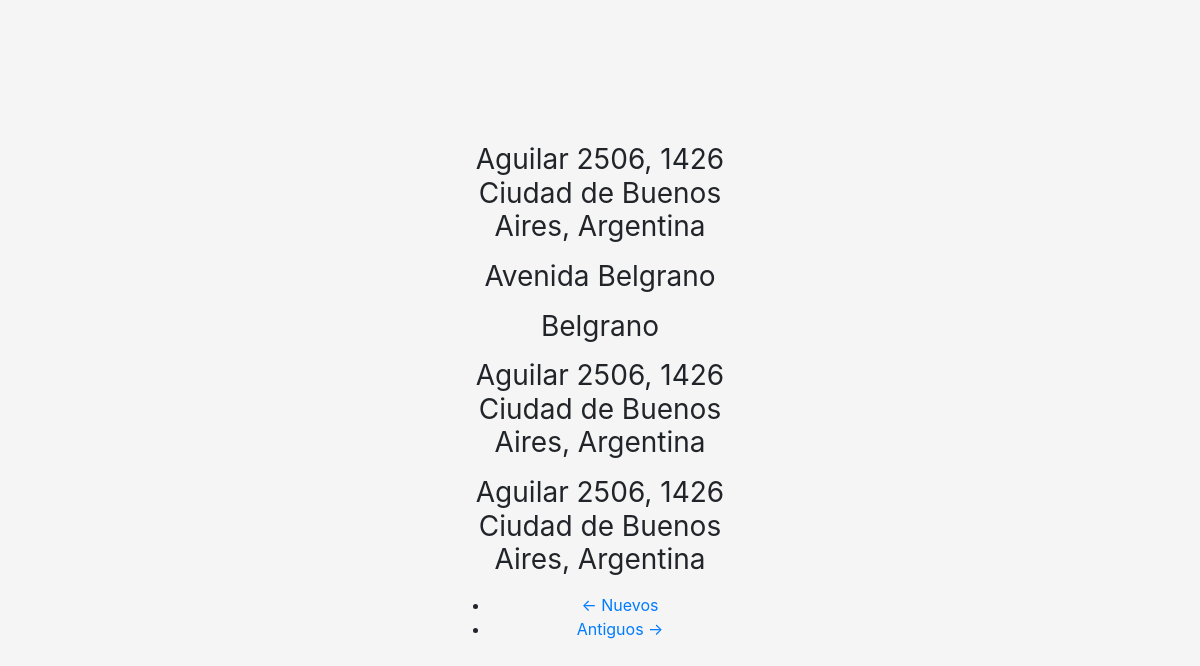
Screenshot of /list?page=6 with the database file from the repository.
### app/models.py (models this page shows, shortened)
class AppData(db.Model):
    id = db.Column(db.Integer, primary_key=True)
    street_geo = db.Column(db.String(345), index=True, unique=False)
    street_search = db.Column(db.String(345), index=True, unique=False)
    timestamp = db.Column(db.DateTime, index=True, default=datetime.utcnow)

### app/routes.py (the view)
@app.route('/list')
def list():
    page = request.args.get('page', 1, type=int)
    cities_list = AppData.query.order_by(AppData.timestamp.desc()).paginate(
        page, app.config['ITEMS_PER_PAGE'], False)
    next_url = url_for('list', page=cities_list.next_num) \
        if cities_list.has_next else None
    prev_url = url_for('list', page=cities_list.prev_num) \
        if cities_list.has_prev else None
    return render_template('list.html', title='Lista', cities_list=cities_list.items, next_url=next_url, prev_url=prev_url)

### app/templates/list.html (shortened to what this page needs)
{% extends "base.html" %}
{% block app_content %}
<div class="container-index">
  {% for street in cities_list %}
    {% if  street.street_geo %}
      <h1 class="h3 mb-3 font-weight-normal">{{ street.street_geo }}</h1>
    {% else %}
      <h1 class="h3 mb-3 font-weight-normal">{{ street.street_search }}</h1>
    {% endif %}
{% endfor %}
<nav aria-label="...">
    <ul class="pager">
        <li class="previous{% if not prev_url %} disabled{% endif %}">
            <a href="{{ prev_url or '#' }}">
                <span aria-hidden="true">&larr;</span> Nuevos
            </a>
        </li>
        <li class="next{% if not next_url %} disabled{% endif %}">
            <a href="{{ next_url or '#' }}">
                Antiguos <span aria-hidden="true">&rarr;</span>
            </a>
        </li>
    </ul>
</nav>
</div>
{% endblock app_content %}

### app/static/css/style.css (style rules this page uses)
html, body { height: 100%; }
body { display: -ms-flexbox; display: flex; -ms-flex-align: center; align-items: center; padding-top: 40px; padding-bottom: 40px; background-color: #f5f5f5; }
.container-index { text-align: center; width: 100%; max-width: 330px; padding: 15px; margin: auto; }

### rows the page displays
AppData: street_geo "Aguilar 2506, 1426 Ciudad de Buenos Aires, Argentina"
AppData: street_search "Avenida Belgrano"
AppData: street_search "Belgrano"
AppData: street_geo "Aguilar 2506, 1426 Ciudad de Buenos Aires, Argentina"
AppData: street_geo "Aguilar 2506, 1426 Ciudad de Buenos Aires, Argentina"
